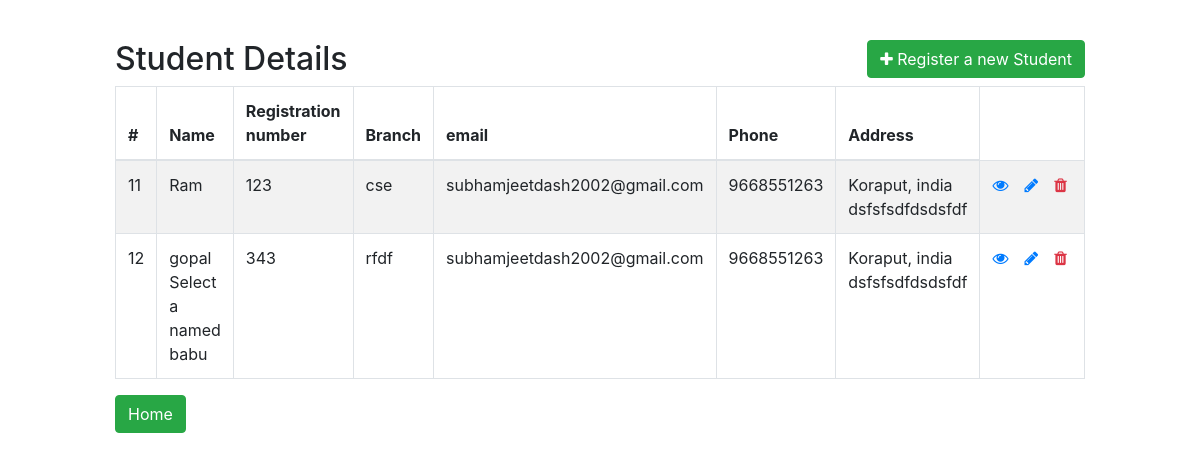
Screenshot of /student_module/student.php with the database file from the repository.
### tables this page shows
CREATE TABLE `student` (
  `id` int(11) NOT NULL,
  `password` varchar(100) NOT NULL DEFAULT '123',
  `name` varchar(50) NOT NULL,
  `registration` bigint(10) NOT NULL,
  `branch` varchar(30) NOT NULL,
  `email` varchar(30) NOT NULL,
  `phone` bigint(10) NOT NULL,
  `dob` date NOT NULL,
  `address` varchar(80) NOT NULL
);

### student_module/student.php (the view, shortened to what this page needs)
<!DOCTYPE html>
<html lang="en">
<head>
    <link rel="stylesheet" href="https://stackpath.bootstrapcdn.com/bootstrap/4.5.2/css/bootstrap.min.css">
    <link rel="stylesheet" href="https://maxcdn.bootstrapcdn.com/font-awesome/4.7.0/css/font-awesome.min.css">
</head>
<body>
    <div class="wrapper">
        <div class="container-fluid">
            <div class="row">
                <div class="col-md 12">
                    <div class="mt-5mb-3clearfix">
                    <a href="student_create.php" class="btn btn-success pull-right">
                    <i class="fa fa-plus"></i>
                    Register a new Student
                </a>
                        <h2 class="pull-left">Student Details</h2>
                    </div>
                    <?php
                    require_once "../connection/connect.php";
                    $sql = "select * from student ";
                    if($result = mysqli_query($link,$sql)){
                        if(mysqli_num_rows($result)>0){
                            echo '<table class="table table-bordered table-striped">';
                                echo "<thead>";
                                    echo "<tr>";
                                        echo "<th>#</th>";
                                        echo "<th>Name</th>";
                                        echo "<th>Registration number</th>";
                                        echo "<th>Branch</th>";
                                        echo "<th>email</th>";
                                        echo "<th>Phone</th>";
                                        echo "<th>Address</th>";
                                    echo "</tr>";
                                echo "</thead>";
                                echo "<tbody>";
                                while ($row = mysqli_fetch_array($result)){
                                    echo "<tr>";
                                        echo "<td>" . $row['id'] . "</td>";
                                        echo "<td>" . $row['name'] . "</td>";
                                        echo "<td>" . $row['registration'] . "</td>";
                                        echo "<td>" . $row['branch'] . "</td>";
                                        echo "<td>" . $row['email'] . "</td>";
                                        echo "<td>" . $row['phone'] . "</td>";
                                        echo "<td>" . $row['address'] . "</td>";
                                        echo "<td>";
                                            echo '<a href="student_profile.php?id='.$row['id']. ' " class="mr-3" title="View Record" data-toggle="tooltip"><span class="fa fa-eye"></span></a>';
                                            echo '<a href="student_update.php?id='. $row['id'] .'" class="mr-3" title="Update Record" data-toggle="tooltip"><span class="fa fa-pencil"></span></a>';
                                            echo '<a  href="student_delete.php?id='. $row['id'] .'" title="Delete Record" data-toggle="tooltip" ><span class="fa fa-trash text-danger "></span></a>';
                                        echo "</td>";
                                    echo "</tr>";
                                }
                                echo "</tbody>";
                            echo "</table>";
                        } else{
                            echo '
                            <br><br><br>
                            <div class="alert alert-danger"><em>No records were found.</em></div>';
                        }
                    } else{
                        echo "Oops! Something went wrong. Please try again later.";
                    }
                    ?>
                    <a href="../dashboards/admin_dashboard.php" class="btn btn-success pull-left">Home</a>
                </div>
            </div>
        </div>
    </div>
</body>
</html>

### student_module/student.php (style rules this page uses)
.wrapper { width: 1000px; margin: 40px auto; }
table tr td:last-child { width: 120px; }

### rows the page displays
student: id "11", name "Ram", registration "123", branch "cse", email "subhamjeetdash2002@gmail.com", phone "9668551263", address "Koraput, india dsfsfsdfdsdsfdf"
student: id "12", name "gopal Select a named babu", registration "343", branch "rfdf", email "subhamjeetdash2002@gmail.com", phone "9668551263", address "Koraput, india dsfsfsdfdsdsfdf"
